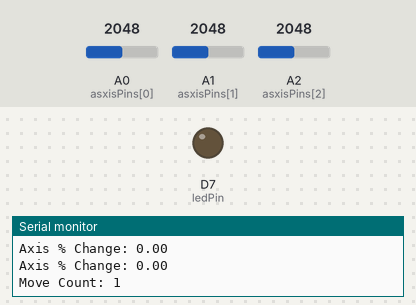
Bench run of a sketch on a simulated Particle Photon. Shown: output pins drawn as LEDs (lit = HIGH), the last lines printed to the serial monitor. The test bench sets the inputs (shaded band); at power-on: A0 (asxisPins[0]) = 2048, A1 (asxisPins[1]) = 2048, A2 (asxisPins[2]) = 2048.

Above: at 3.2 s.
3.3 s: A0 (asxisPins[0]) set to 2002
At 4.6 s:
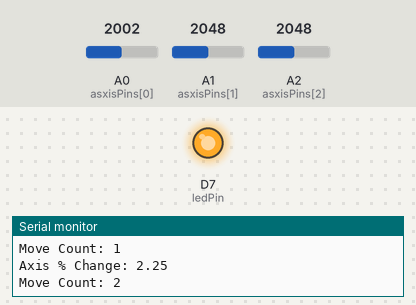
6.3 s: A1 (asxisPins[1]) set to 2016
At 9.0 s:
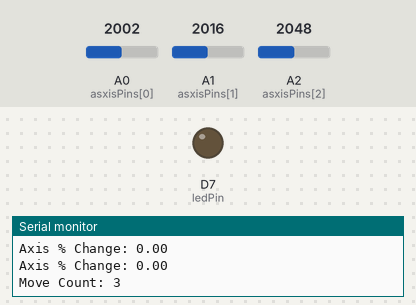
9.3 s: A2 (asxisPins[2]) set to 2019
At 10.6 s:
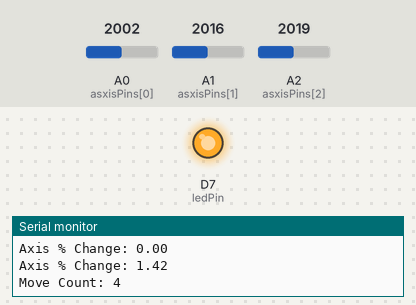
12.3 s: A2 (asxisPins[2]) set to 2047
At 15.0 s:
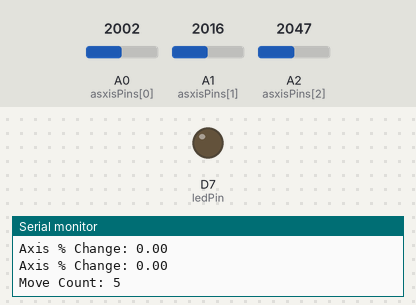
15.3 s: A2 (asxisPins[2]) set to 1228
At 16.7 s:
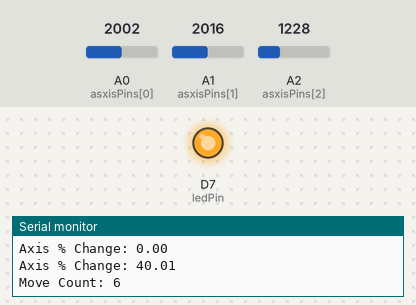
18.3 s: A0 (asxisPins[0]) set to 0
At 21.1 s:
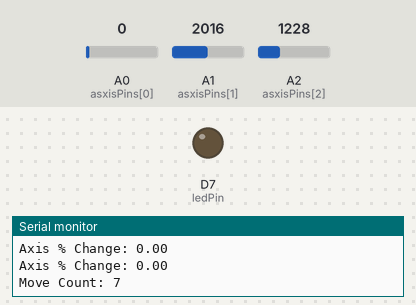
Timing chart, 0 to 22.3 s (numbered marks = the images above; inputs shaded):
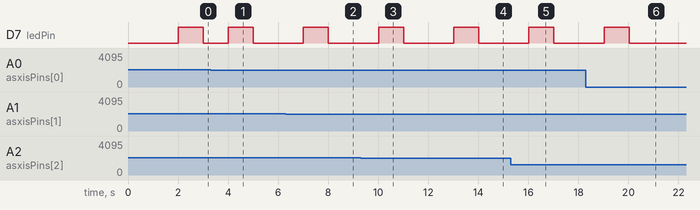

The sketch:

WasherDryerAlarm.ino
```cpp
//Code Based on http://www.instructables.com/id/Washer-Dryer-Laundry-Alarm-using-Arudino-SMS-Text-/?ALLSTEPS
const int ledPin = 7;
const long waitCount = 60*10;
const float axisSensitivity = 0.1;
const int asxisPins[] = {A0,A1, A2};
float asxisValue[] = {0, 0, 0};

long moveCount = 0;
long stillCount = waitCount+1;

void setup() {
  Serial.begin(9600);

  for (int i = 0; i < 3; i = i + 1) {
    pinMode(i, INPUT);
  }
  pinMode(ledPin, OUTPUT);
  delay(2000);
}

void loop()
{
  if(isMoving())
  {
    digitalWrite(ledPin, HIGH);
    moveCount++;
  }
  else
  {
    stillCount++;
  }

  Notification();
  storeNewAxisValues();
  delay(1000);
  digitalWrite(ledPin, LOW);
}

void Notification()
{
  Serial.print("Move Count: ");
  Serial.println(moveCount);

   if (moveCount == waitCount)
   {
     Serial.println("Move Notification");
     stillCount=0;
     moveCount++;
     Particle.publish("Wash_Status","Moving");
   }

   if (stillCount == waitCount)
   {
      Serial.println("Still Notification");
      moveCount=0;
      stillCount++;
      Particle.publish("Wash_Status","Still");
   }
}

bool isMoving()
{
  for (int i = 0; i < 3; i = i + 1) {
    if(isAxisMoving(i))
      return true;
  }
  return false;
}

bool isAxisMoving(int axisNumber)
{
  Serial.print("Axis % Change: ");
  Serial.println(axisPercentChange(axisNumber));
  return axisPercentChange(axisNumber) > axisSensitivity;
}

float axisPercentChange(int axisNumber)
{
  return abs(axisChange(axisNumber) / asxisValue[axisNumber]);
}

float axisChange(int axisNumber)
{
  return (asxisValue[axisNumber] - readAxis(axisNumber)) * 100;
}

float readAxis(int axisNumber)
{
  return analogRead(asxisPins[axisNumber]);
}

void storeNewAxisValues()
{
  for (int i = 0; i < 3; i = i + 1) {
    asxisValue[i] = readAxis(i);
  }
}
```

Measured:
- the behaviour switches between 2046 and 2045 on A0 (asxisPins[0]) (found by bisection; images 0 and 1)
- the behaviour switches between 2046 and 2045 on A1 (asxisPins[1]) (found by bisection; images 1 and 2)
- the behaviour switches between 2046 and 2045 on A2 (asxisPins[2]) (found by bisection; images 2 and 3)
- after the input at 3.3 s, D7 (ledPin): LOW → HIGH after 0.70 s, → LOW 1.0 s later
- after the input at 6.3 s, D7 (ledPin): LOW → HIGH after 0.71 s, → LOW 1.0 s later
- after the input at 9.3 s, D7 (ledPin): LOW → HIGH after 0.71 s, → LOW 1.0 s later
- after the input at 12.3 s, D7 (ledPin): LOW → HIGH after 0.72 s, → LOW 1.0 s later
- after the input at 15.3 s, D7 (ledPin): LOW → HIGH after 0.72 s, → LOW 1.0 s later
- after the input at 18.3 s, D7 (ledPin): LOW → HIGH after 0.72 s, → LOW 1.0 s later
